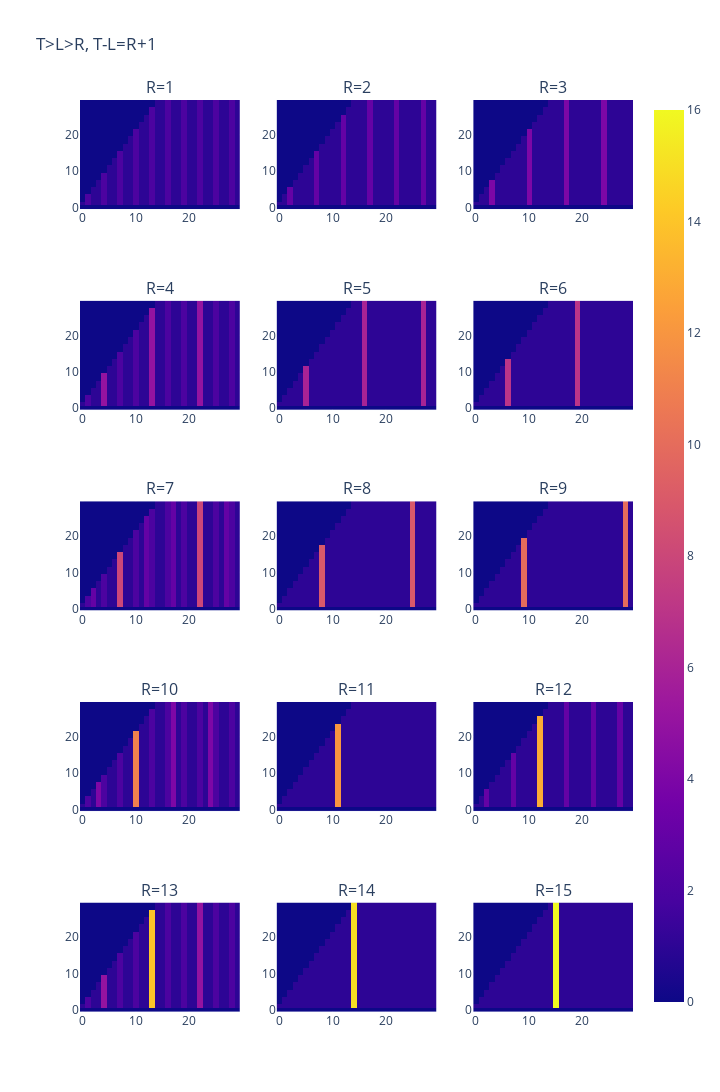

The code cell stored with this chart in its notebook:
### Code cell
size = 30
Row, Col = 5, 3
fig = make_subplots(
    Row, Col, subplot_titles=["R={}".format(v) for v in range(1, Row * Col + 1)]
)
# ---
for i, j in tqdm(itertools.product(range(Row), range(Col)), total=Row * Col):
    r = 1 + i * Col + j
    d = r + 1
    try:
        df = pd.read_csv(f"data/T-L_R_series/T-L={d}_R={r}_100x100.csv")
        mat = df.values[:size,:size]
        fig.append_trace(px.imshow(mat).data[0], i + 1, j + 1)
    except: pass
# ---
fig.update_layout(height=320 * Row, width=240 * Col, title="T>L>R, T-L=R+1")
fig.show()

### Figure 1 — Plotly figure (JSON) as saved in the notebook; plotly's stock layout.template omitted (floating-point values rounded to 4 significant figures; data arrays with more than 128 entries replaced by an {"elided": "..."} marker saying what was removed)
{"data": [{"coloraxis": "coloraxis", "hovertemplate": "x: %{x}<br>y: %{y}<br>color: %{z}<extra></extra>", "name": "0", "type": "heatmap", "xaxis": "x", "yaxis": "y", "z": {"elided": "30x30 int values"}}, {"coloraxis": "coloraxis", "hovertemplate": "x: %{x}<br>y: %{y}<br>color: %{z}<extra></extra>", "name": "0", "type": "heatmap", "xaxis": "x2", "yaxis": "y2", "z": {"elided": "30x30 int values"}}, {"coloraxis": "coloraxis", "hovertemplate": "x: %{x}<br>y: %{y}<br>color: %{z}<extra></extra>", "name": "0", "type": "heatmap", "xaxis": "x3", "yaxis": "y3", "z": {"elided": "30x30 int values"}}, {"coloraxis": "coloraxis", "hovertemplate": "x: %{x}<br>y: %{y}<br>color: %{z}<extra></extra>", "name": "0", "type": "heatmap", "xaxis": "x4", "yaxis": "y4", "z": {"elided": "30x30 int values"}}, {"coloraxis": "coloraxis", "hovertemplate": "x: %{x}<br>y: %{y}<br>color: %{z}<extra></extra>", "name": "0", "type": "heatmap", "xaxis": "x5", "yaxis": "y5", "z": {"elided": "30x30 int values"}}, {"coloraxis": "coloraxis", "hovertemplate": "x: %{x}<br>y: %{y}<br>color: %{z}<extra></extra>", "name": "0", "type": "heatmap", "xaxis": "x6", "yaxis": "y6", "z": {"elided": "30x30 int values"}}, {"coloraxis": "coloraxis", "hovertemplate": "x: %{x}<br>y: %{y}<br>color: %{z}<extra></extra>", "name": "0", "type": "heatmap", "xaxis": "x7", "yaxis": "y7", "z": {"elided": "30x30 int values"}}, {"coloraxis": "coloraxis", "hovertemplate": "x: %{x}<br>y: %{y}<br>color: %{z}<extra></extra>", "name": "0", "type": "heatmap", "xaxis": "x8", "yaxis": "y8", "z": {"elided": "30x30 int values"}}, {"coloraxis": "coloraxis", "hovertemplate": "x: %{x}<br>y: %{y}<br>color: %{z}<extra></extra>", "name": "0", "type": "heatmap", "xaxis": "x9", "yaxis": "y9", "z": {"elided": "30x30 int values"}}, {"coloraxis": "coloraxis", "hovertemplate": "x: %{x}<br>y: %{y}<br>color: %{z}<extra></extra>", "name": "0", "type": "heatmap", "xaxis": "x10", "yaxis": "y10", "z": {"elided": "30x30 int values"}}, {"coloraxis": "coloraxis", "hovertemplate": "x: %{x}<br>y: %{y}<br>color: %{z}<extra></extra>", "name": "0", "type": "heatmap", "xaxis": "x11", "yaxis": "y11", "z": {"elided": "30x30 int values"}}, {"coloraxis": "coloraxis", "hovertemplate": "x: %{x}<br>y: %{y}<br>color: %{z}<extra></extra>", "name": "0", "type": "heatmap", "xaxis": "x12", "yaxis": "y12", "z": {"elided": "30x30 int values"}}, {"coloraxis": "coloraxis", "hovertemplate": "x: %{x}<br>y: %{y}<br>color: %{z}<extra></extra>", "name": "0", "type": "heatmap", "xaxis": "x13", "yaxis": "y13", "z": {"elided": "30x30 int values"}}, {"coloraxis": "coloraxis", "hovertemplate": "x: %{x}<br>y: %{y}<br>color: %{z}<extra></extra>", "name": "0", "type": "heatmap", "xaxis": "x14", "yaxis": "y14", "z": {"elided": "30x30 int values"}}, {"coloraxis": "coloraxis", "hovertemplate": "x: %{x}<br>y: %{y}<br>color: %{z}<extra></extra>", "name": "0", "type": "heatmap", "xaxis": "x15", "yaxis": "y15", "z": {"elided": "30x30 int values"}}], "layout": {"annotations": [{"font": {"size": 16}, "showarrow": false, "text": "R=1", "x": 0.1444, "xanchor": "center", "xref": "paper", "y": 1, "yanchor": "bottom", "yref": "paper"}, {"font": {"size": 16}, "showarrow": false, "text": "R=2", "x": 0.5, "xanchor": "center", "xref": "paper", "y": 1, "yanchor": "bottom", "yref": "paper"}, {"font": {"size": 16}, "showarrow": false, "text": "R=3", "x": 0.8556, "xanchor": "center", "xref": "paper", "y": 1, "yanchor": "bottom", "yref": "paper"}, {"font": {"size": 16}, "showarrow": false, "text": "R=4", "x": 0.1444, "xanchor": "center", "xref": "paper", "y": 0.78, "yanchor": "bottom", "yref": "paper"}, {"font": {"size": 16}, "showarrow": false, "text": "R=5", "x": 0.5, "xanchor": "center", "xref": "paper", "y": 0.78, "yanchor": "bottom", "yref": "paper"}, {"font": {"size": 16}, "showarrow": false, "text": "R=6", "x": 0.8556, "xanchor": "center", "xref": "paper", "y": 0.78, "yanchor": "bottom", "yref": "paper"}, {"font": {"size": 16}, "showarrow": false, "text": "R=7", "x": 0.1444, "xanchor": "center", "xref": "paper", "y": 0.56, "yanchor": "bottom", "yref": "paper"}, {"font": {"size": 16}, "showarrow": false, "text": "R=8", "x": 0.5, "xanchor": "center", "xref": "paper", "y": 0.56, "yanchor": "bottom", "yref": "paper"}, {"font": {"size": 16}, "showarrow": false, "text": "R=9", "x": 0.8556, "xanchor": "center", "xref": "paper", "y": 0.56, "yanchor": "bottom", "yref": "paper"}, {"font": {"size": 16}, "showarrow": false, "text": "R=10", "x": 0.1444, "xanchor": "center", "xref": "paper", "y": 0.34, "yanchor": "bottom", "yref": "paper"}, {"font": {"size": 16}, "showarrow": false, "text": "R=11", "x": 0.5, "xanchor": "center", "xref": "paper", "y": 0.34, "yanchor": "bottom", "yref": "paper"}, {"font": {"size": 16}, "showarrow": false, "text": "R=12", "x": 0.8556, "xanchor": "center", "xref": "paper", "y": 0.34, "yanchor": "bottom", "yref": "paper"}, {"font": {"size": 16}, "showarrow": false, "text": "R=13", "x": 0.1444, "xanchor": "center", "xref": "paper", "y": 0.12, "yanchor": "bottom", "yref": "paper"}, {"font": {"size": 16}, "showarrow": false, "text": "R=14", "x": 0.5, "xanchor": "center", "xref": "paper", "y": 0.12, "yanchor": "bottom", "yref": "paper"}, {"font": {"size": 16}, "showarrow": false, "text": "R=15", "x": 0.8556, "xanchor": "center", "xref": "paper", "y": 0.12, "yanchor": "bottom", "yref": "paper"}], "height": 1600, "title": {"text": "T>L>R, T-L=R+1"}, "width": 720, "xaxis": {"anchor": "y", "autorange": true, "domain": [0, 0.2889], "range": [-0.5, 29.5]}, "xaxis10": {"anchor": "y10", "autorange": true, "domain": [0, 0.2889], "range": [-0.5, 29.5]}, "xaxis11": {"anchor": "y11", "autorange": true, "domain": [0.3556, 0.6444], "range": [-0.5, 29.5]}, "xaxis12": {"anchor": "y12", "autorange": true, "domain": [0.7111, 1], "range": [-0.5, 29.5]}, "xaxis13": {"anchor": "y13", "autorange": true, "domain": [0, 0.2889], "range": [-0.5, 29.5]}, "xaxis14": {"anchor": "y14", "autorange": true, "domain": [0.3556, 0.6444], "range": [-0.5, 29.5]}, "xaxis15": {"anchor": "y15", "autorange": true, "domain": [0.7111, 1], "range": [-0.5, 29.5]}, "xaxis2": {"anchor": "y2", "autorange": true, "domain": [0.3556, 0.6444], "range": [-0.5, 29.5]}, "xaxis3": {"anchor": "y3", "autorange": true, "domain": [0.7111, 1], "range": [-0.5, 29.5]}, "xaxis4": {"anchor": "y4", "autorange": true, "domain": [0, 0.2889], "range": [-0.5, 29.5]}, "xaxis5": {"anchor": "y5", "autorange": true, "domain": [0.3556, 0.6444], "range": [-0.5, 29.5]}, "xaxis6": {"anchor": "y6", "autorange": true, "domain": [0.7111, 1], "range": [-0.5, 29.5]}, "xaxis7": {"anchor": "y7", "autorange": true, "domain": [0, 0.2889], "range": [-0.5, 29.5]}, "xaxis8": {"anchor": "y8", "autorange": true, "domain": [0.3556, 0.6444], "range": [-0.5, 29.5]}, "xaxis9": {"anchor": "y9", "autorange": true, "domain": [0.7111, 1], "range": [-0.5, 29.5]}, "yaxis": {"anchor": "x", "autorange": true, "domain": [0.88, 1], "range": [-0.5, 29.5]}, "yaxis10": {"anchor": "x10", "autorange": true, "domain": [0.22, 0.34], "range": [-0.5, 29.5]}, "yaxis11": {"anchor": "x11", "autorange": true, "domain": [0.22, 0.34], "range": [-0.5, 29.5]}, "yaxis12": {"anchor": "x12", "autorange": true, "domain": [0.22, 0.34], "range": [-0.5, 29.5]}, "yaxis13": {"anchor": "x13", "autorange": true, "domain": [0, 0.12], "range": [-0.5, 29.5]}, "yaxis14": {"anchor": "x14", "autorange": true, "domain": [0, 0.12], "range": [-0.5, 29.5]}, "yaxis15": {"anchor": "x15", "autorange": true, "domain": [0, 0.12], "range": [-0.5, 29.5]}, "yaxis2": {"anchor": "x2", "autorange": true, "domain": [0.88, 1], "range": [-0.5, 29.5]}, "yaxis3": {"anchor": "x3", "autorange": true, "domain": [0.88, 1], "range": [-0.5, 29.5]}, "yaxis4": {"anchor": "x4", "autorange": true, "domain": [0.66, 0.78], "range": [-0.5, 29.5]}, "yaxis5": {"anchor": "x5", "autorange": true, "domain": [0.66, 0.78], "range": [-0.5, 29.5]}, "yaxis6": {"anchor": "x6", "autorange": true, "domain": [0.66, 0.78], "range": [-0.5, 29.5]}, "yaxis7": {"anchor": "x7", "autorange": true, "domain": [0.44, 0.56], "range": [-0.5, 29.5]}, "yaxis8": {"anchor": "x8", "autorange": true, "domain": [0.44, 0.56], "range": [-0.5, 29.5]}, "yaxis9": {"anchor": "x9", "autorange": true, "domain": [0.44, 0.56], "range": [-0.5, 29.5]}}}
